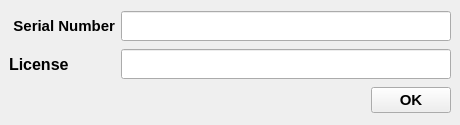
<?xml version="1.0" encoding="UTF-8"?>
<ui version="4.0">
 <class>MainWindow</class>
 <widget class="QMainWindow" name="MainWindow">
  <property name="windowModality">
   <enum>Qt::WindowModal</enum>
  </property>
  <property name="geometry">
   <rect>
    <x>0</x>
    <y>0</y>
    <width>460</width>
    <height>125</height>
   </rect>
  </property>
  <property name="sizePolicy">
   <sizepolicy hsizetype="Fixed" vsizetype="Fixed">
    <horstretch>0</horstretch>
    <verstretch>0</verstretch>
   </sizepolicy>
  </property>
  <property name="minimumSize">
   <size>
    <width>460</width>
    <height>125</height>
   </size>
  </property>
  <property name="maximumSize">
   <size>
    <width>460</width>
    <height>125</height>
   </size>
  </property>
  <property name="windowTitle">
   <string>الترخيص</string>
  </property>
  <property name="windowIcon">
   <iconset resource="../resources/resources.qrc">
    <normaloff>:/images/images/driveUtils.ico</normaloff>:/images/images/driveUtils.ico</iconset>
  </property>
  <widget class="QWidget" name="centralwidget">
   <layout class="QGridLayout" name="gridLayout">
    <item row="0" column="1" colspan="3">
     <widget class="QLineEdit" name="serial_edit">
      <property name="minimumSize">
       <size>
        <width>0</width>
        <height>30</height>
       </size>
      </property>
      <property name="font">
       <font>
        <pointsize>11</pointsize>
       </font>
      </property>
      <property name="text">
       <string/>
      </property>
      <property name="alignment">
       <set>Qt::AlignCenter</set>
      </property>
      <property name="readOnly">
       <bool>true</bool>
      </property>
     </widget>
    </item>
    <item row="4" column="1" colspan="3">
     <layout class="QHBoxLayout" name="horizontalLayout">
      <item>
       <spacer name="horizontalSpacer_2">
        <property name="orientation">
         <enum>Qt::Horizontal</enum>
        </property>
        <property name="sizeHint" stdset="0">
         <size>
          <width>40</width>
          <height>20</height>
         </size>
        </property>
       </spacer>
      </item>
      <item>
       <widget class="QPushButton" name="ok_button">
        <property name="font">
         <font>
          <pointsize>11</pointsize>
          <weight>75</weight>
          <bold>true</bold>
         </font>
        </property>
        <property name="text">
         <string>OK</string>
        </property>
        <property name="icon">
         <iconset resource="../resources/resources.qrc">
          <normaloff>:/images/images/ok.png</normaloff>:/images/images/ok.png</iconset>
        </property>
        <property name="iconSize">
         <size>
          <width>24</width>
          <height>24</height>
         </size>
        </property>
       </widget>
      </item>
     </layout>
    </item>
    <item row="3" column="1" colspan="3">
     <widget class="QLineEdit" name="license_edit">
      <property name="minimumSize">
       <size>
        <width>0</width>
        <height>30</height>
       </size>
      </property>
      <property name="font">
       <font>
        <pointsize>11</pointsize>
       </font>
      </property>
      <property name="text">
       <string/>
      </property>
      <property name="alignment">
       <set>Qt::AlignCenter</set>
      </property>
      <property name="readOnly">
       <bool>false</bool>
      </property>
     </widget>
    </item>
    <item row="3" column="0">
     <widget class="QLabel" name="label_4">
      <property name="sizePolicy">
       <sizepolicy hsizetype="Minimum" vsizetype="Fixed">
        <horstretch>0</horstretch>
        <verstretch>0</verstretch>
       </sizepolicy>
      </property>
      <property name="minimumSize">
       <size>
        <width>0</width>
        <height>30</height>
       </size>
      </property>
      <property name="font">
       <font>
        <pointsize>12</pointsize>
        <weight>75</weight>
        <bold>true</bold>
       </font>
      </property>
      <property name="text">
       <string>License</string>
      </property>
      <property name="alignment">
       <set>Qt::AlignLeading|Qt::AlignLeft|Qt::AlignVCenter</set>
      </property>
     </widget>
    </item>
    <item row="0" column="0">
     <widget class="QLabel" name="label_3">
      <property name="sizePolicy">
       <sizepolicy hsizetype="Minimum" vsizetype="Fixed">
        <horstretch>0</horstretch>
        <verstretch>0</verstretch>
       </sizepolicy>
      </property>
      <property name="font">
       <font>
        <pointsize>11</pointsize>
        <weight>75</weight>
        <bold>true</bold>
       </font>
      </property>
      <property name="text">
       <string>Serial Number</string>
      </property>
      <property name="alignment">
       <set>Qt::AlignRight|Qt::AlignTrailing|Qt::AlignVCenter</set>
      </property>
     </widget>
    </item>
   </layout>
  </widget>
 </widget>
 <resources>
  <include location="../resources/resources.qrc"/>
 </resources>
 <connections/>
</ui>
